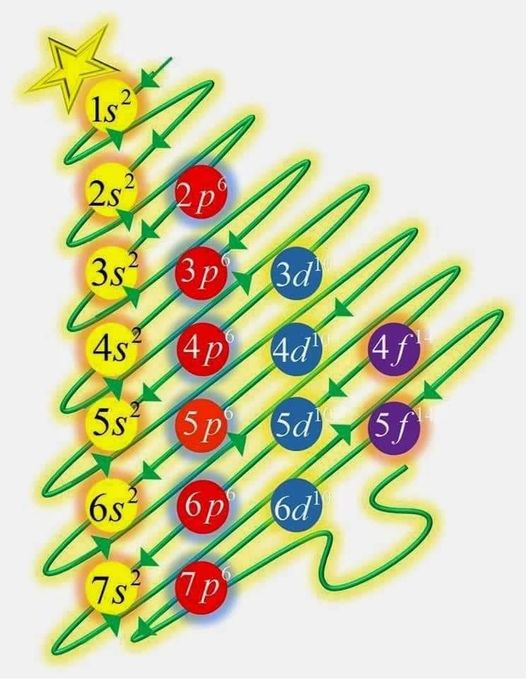
#> input picture orbitals sequences.jpg, 526 x 680 px, given in place of couple_macron.webp, which was not available
$ jupyter execute pencil_sketch.ipynb
#> lines starting #> are read from the running program, lines starting #| are printed output that depends on the picture; pictures that were not available may be replaced by others from this repository, and a replacement may not be noted
[cell 1]
import cv2 # library opencv-python 4.10.0.84
import numpy as np

[cell 2]
def pencil_sketch(image_path, output_path):
#> called with output_path = 'w2_sketch.jpg'
    image = cv2.imread(image_path)
#> image is the input picture: shape (680, 526, 3); mean B, G, R 172.5, 211.3, 209.5
    gray_image = cv2.cvtColor(image, cv2.COLOR_BGR2GRAY)
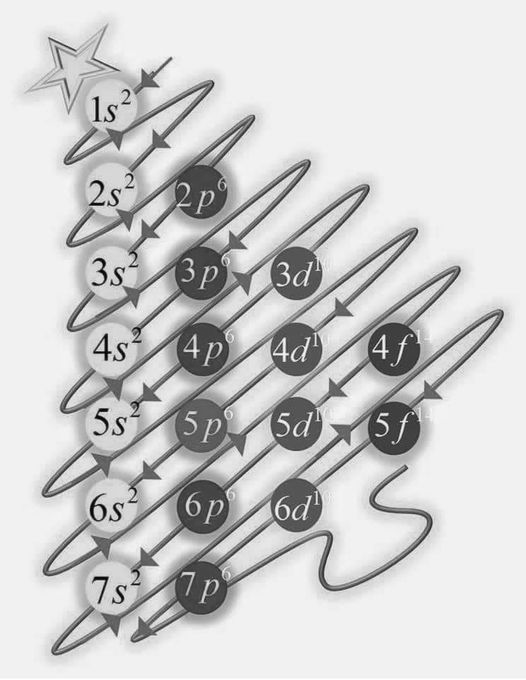
#> gray_image: shape (680, 526); min 2, max 255, mean 206.4
    inverted_gray_image = cv2.bitwise_not (gray_image)
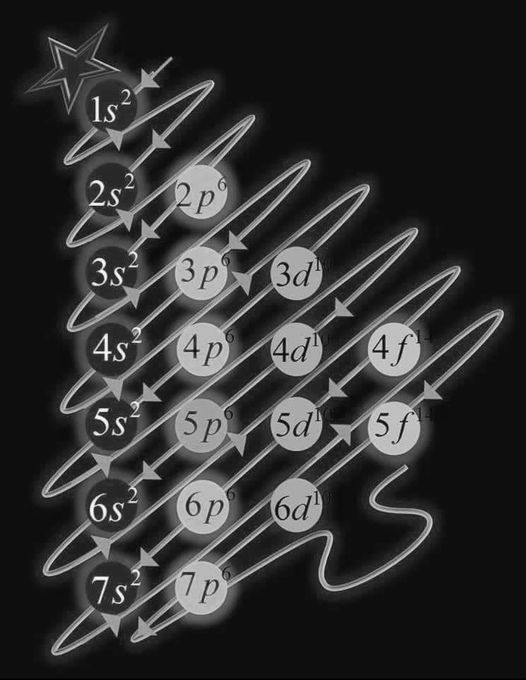
#> inverted_gray_image: shape (680, 526); min 0, max 253, mean 48.6
    blurred_image = cv2.GaussianBlur (inverted_gray_image, (21, 21), 0)
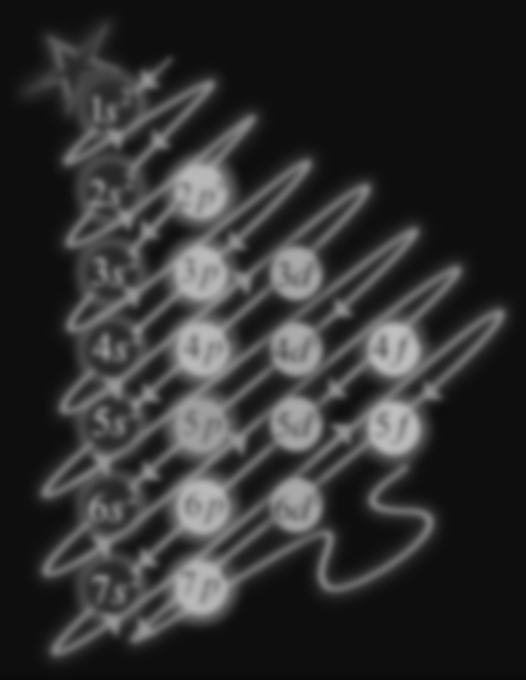
#> blurred_image: shape (680, 526); min 11, max 192, mean 48.6
    inverted_blurred_image = cv2.bitwise_not (blurred_image)
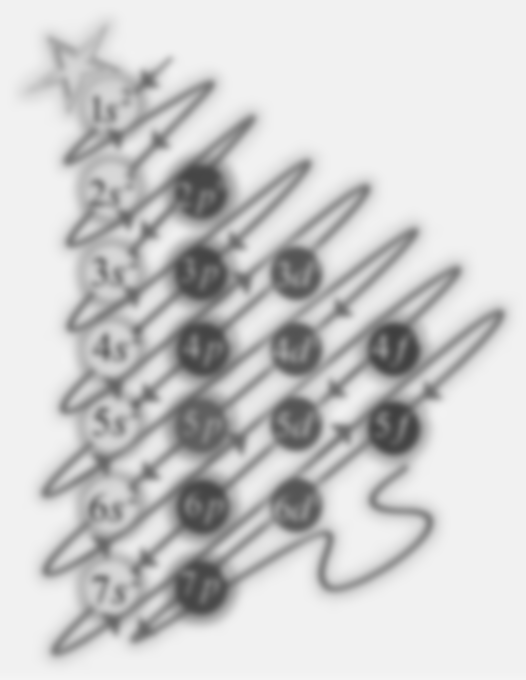
#> inverted_blurred_image: shape (680, 526); min 63, max 244, mean 206.4
    pencil_sketch_image = cv2.divide (gray_image, inverted_blurred_image, scale=256.0)
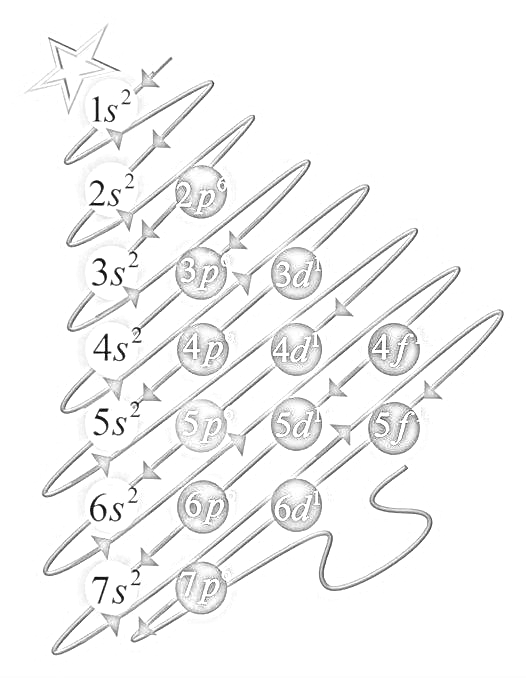
#> pencil_sketch_image: shape (680, 526); min 4, max 255, mean 245
    cv2.imwrite(output_path, pencil_sketch_image)
    cv2.imshow('Original picture', image)
    cv2.imshow('Pencil Sketch', pencil_sketch_image)
    cv2.waitKey(0)
    cv2.destroyAllWindows()

$ run again, on orbitals.jpg
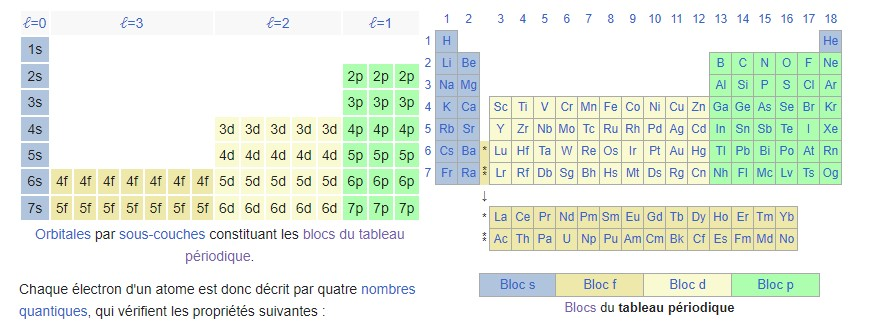
#> input picture orbitals.jpg, 890 x 326 px, given in place of couple_macron.webp, which was not available
#> in pencil_sketch, image is the input picture: shape (326, 890, 3); mean B, G, R 228.1, 240, 231.6
#> in pencil_sketch, `blurred_image = cv2.GaussianBlur (inverted_gray_image, (21, 21), 0)`:
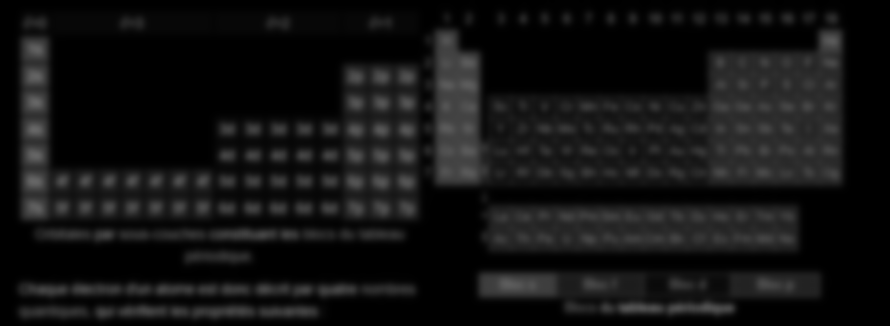
#> blurred_image: shape (326, 890); min 0, max 103, mean 18.8
#> in pencil_sketch, `pencil_sketch_image = cv2.divide (gray_image, inverted_blurred_image, ..`:
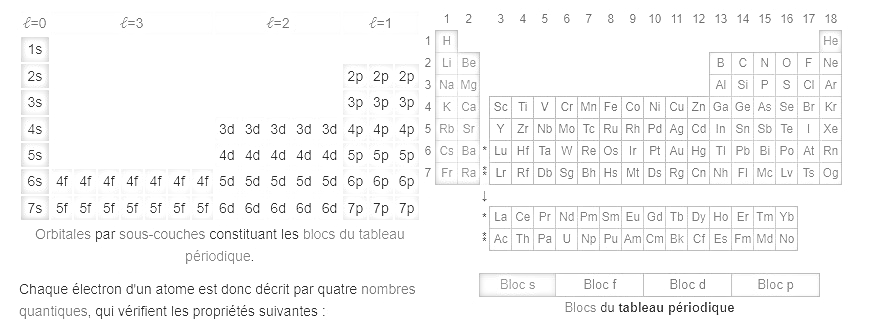
#> pencil_sketch_image: shape (326, 890); min 24, max 255, mean 247.4

$ run again, on periodical_table_binding_energy.jpg
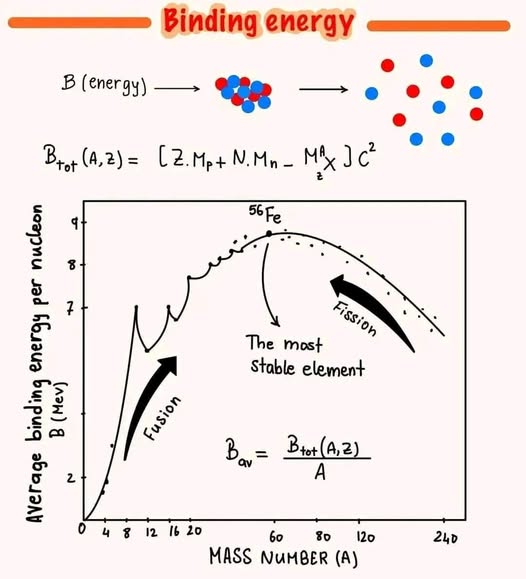
#> input picture periodical_table_binding_energy.jpg, 526 x 579 px, given in place of couple_macron.webp, which was not available
#> in pencil_sketch, image is the input picture: shape (579, 526, 3); mean B, G, R 229.2, 230.3, 240.7
#> in pencil_sketch, `blurred_image = cv2.GaussianBlur (inverted_gray_image, (21, 21), 0)`:
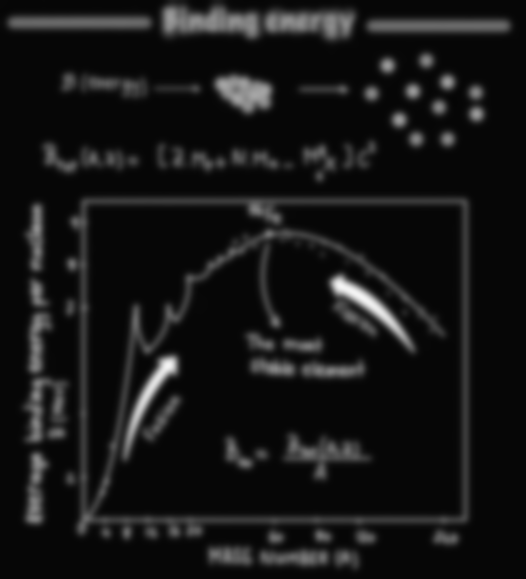
#> blurred_image: shape (579, 526); min 5, max 244, mean 21.6
#> in pencil_sketch, `pencil_sketch_image = cv2.divide (gray_image, inverted_blurred_image, ..`:
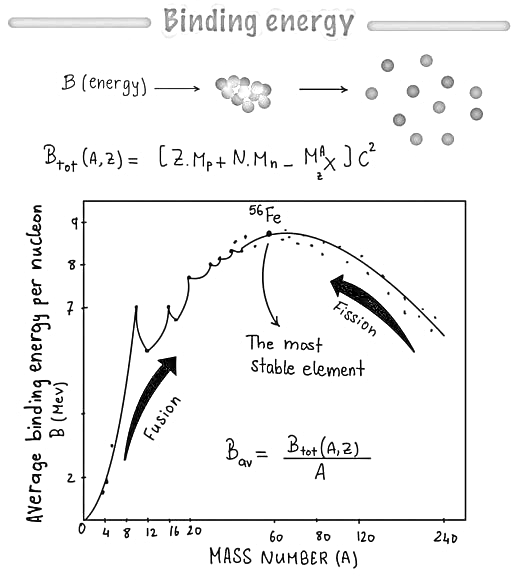
#> pencil_sketch_image: shape (579, 526); min 0, max 255, mean 243.8
